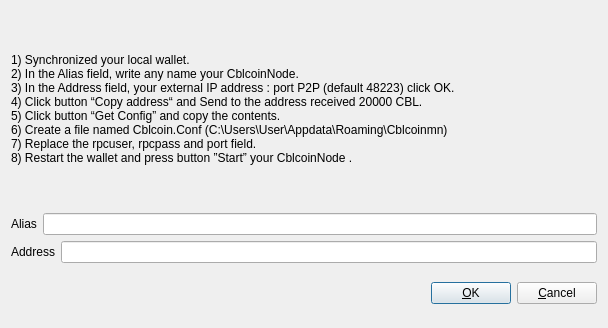
<?xml version="1.0" encoding="UTF-8"?>
<ui version="4.0">
 <class>AddEditAdrenalineNode</class>
 <widget class="QDialog" name="AddEditAdrenalineNode">
  <property name="geometry">
   <rect>
    <x>0</x>
    <y>0</y>
    <width>608</width>
    <height>328</height>
   </rect>
  </property>
  <property name="windowTitle">
   <string>Add/Edit Cblcoin Node</string>
  </property>
  <property name="modal">
   <bool>true</bool>
  </property>
  <layout class="QVBoxLayout" name="verticalLayout">
   <item>
    <layout class="QVBoxLayout" name="verticalLayout_2">
     <property name="topMargin">
      <number>0</number>
     </property>
     <property name="bottomMargin">
      <number>0</number>
     </property>
     <item>
      <widget class="QLabel" name="label_3">
       <property name="sizePolicy">
        <sizepolicy hsizetype="Preferred" vsizetype="Expanding">
         <horstretch>0</horstretch>
         <verstretch>0</verstretch>
        </sizepolicy>
       </property>
       <property name="text">
        <string>&lt;html&gt;&lt;head/&gt;&lt;body&gt;&lt;p&gt;1) Synchronized your local wallet. &lt;br/&gt;2) In the Alias field, write any name your CblcoinNode.&lt;br/&gt;3) In the Address field, your external IP address : port P2P (default 48223) click OK. &lt;br/&gt;4) Click button “Copy address“ and Send to the address received 20000 CBL. &lt;br/&gt;5) Click button “Get Config” and copy the contents. &lt;br/&gt;6) Create a file named Cblcoin.Conf (C:\Users\User\Appdata\Roaming\Cblcoinmn) &lt;br/&gt;7) Replace the rpcuser, rpcpass and port field. &lt;br/&gt;8) Restart the wallet and press button ”Start” your CblcoinNode .&lt;/p&gt;&lt;/body&gt;&lt;/html&gt;</string>
       </property>
       <property name="wordWrap">
        <bool>true</bool>
       </property>
      </widget>
     </item>
     <item>
      <layout class="QHBoxLayout" name="horizontalLayout">
       <property name="bottomMargin">
        <number>0</number>
       </property>
       <item>
        <widget class="QLabel" name="label">
         <property name="text">
          <string>Alias</string>
         </property>
        </widget>
       </item>
       <item>
        <widget class="QLineEdit" name="aliasLineEdit"/>
       </item>
      </layout>
     </item>
     <item>
      <layout class="QHBoxLayout" name="horizontalLayout_2">
       <property name="bottomMargin">
        <number>0</number>
       </property>
       <item>
        <widget class="QLabel" name="label_2">
         <property name="text">
          <string>Address</string>
         </property>
        </widget>
       </item>
       <item>
        <widget class="QLineEdit" name="addressLineEdit"/>
       </item>
      </layout>
     </item>
     <item>
      <layout class="QHBoxLayout" name="horizontalLayout_3">
       <property name="bottomMargin">
        <number>0</number>
       </property>
      </layout>
     </item>
    </layout>
   </item>
   <item>
    <layout class="QHBoxLayout" name="horizontalLayout_Buttons">
     <item>
      <spacer name="horizontalSpacer_1">
       <property name="orientation">
        <enum>Qt::Horizontal</enum>
       </property>
       <property name="sizeHint" stdset="0">
        <size>
         <width>40</width>
         <height>48</height>
        </size>
       </property>
      </spacer>
     </item>
     <item>
      <widget class="QLabel" name="statusLabel">
       <property name="font">
        <font>
         <weight>75</weight>
         <bold>true</bold>
        </font>
       </property>
       <property name="text">
        <string/>
       </property>
       <property name="textFormat">
        <enum>Qt::PlainText</enum>
       </property>
       <property name="wordWrap">
        <bool>true</bool>
       </property>
      </widget>
     </item>
     <item>
      <spacer name="horizontalSpacer_2">
       <property name="orientation">
        <enum>Qt::Horizontal</enum>
       </property>
       <property name="sizeHint" stdset="0">
        <size>
         <width>40</width>
         <height>48</height>
        </size>
       </property>
      </spacer>
     </item>
     <item>
      <widget class="QPushButton" name="okButton">
       <property name="text">
        <string>&amp;OK</string>
       </property>
      </widget>
     </item>
     <item>
      <widget class="QPushButton" name="cancelButton">
       <property name="text">
        <string>&amp;Cancel</string>
       </property>
       <property name="autoDefault">
        <bool>false</bool>
       </property>
      </widget>
     </item>
    </layout>
   </item>
  </layout>
 </widget>
 <resources/>
 <connections/>
</ui>
